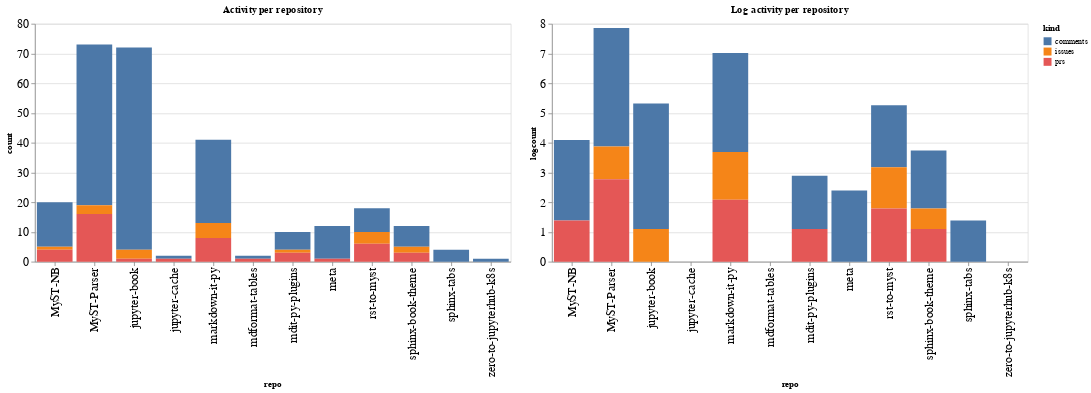

This figure's notebook cell:
### Code cell
ch1 = alt.Chart(repo_summaries, width=600, title="Activity per repository").mark_bar().encode(
    x='repo',
    y='count',
    color='kind',
    tooltip="kind"
)

ch2 = alt.Chart(repo_summaries, width=600, title="Log activity per repository").mark_bar().encode(
    x='repo',
    y='logcount',
    color='kind',
    tooltip="kind"
)

ch1 | ch2

### Figure 1 — Vega-Lite specification as saved in the notebook (floating-point values rounded to 4 significant figures)
{"config": {"axisLeft": {"labelFontSize": 15}, "axisBottom": {"labelFontSize": 15}}, "hconcat": [{"mark": "bar", "encoding": {"color": {"type": "nominal", "field": "kind"}, "tooltip": {"type": "nominal", "field": "kind"}, "x": {"type": "nominal", "field": "repo"}, "y": {"type": "quantitative", "field": "count"}}, "title": "Activity per repository", "width": 600}, {"mark": "bar", "encoding": {"color": {"type": "nominal", "field": "kind"}, "tooltip": {"type": "nominal", "field": "kind"}, "x": {"type": "nominal", "field": "repo"}, "y": {"type": "quantitative", "field": "logcount"}}, "title": "Log activity per repository", "width": 600}], "data": {"name": "data-d6e82968b1e9f75ccefe2db5f4ff8cf5"}, "$schema": "https://vega.github.io/schema/vega-lite/v4.8.1.json", "datasets": {"data-d6e82968b1e9f75ccefe2db5f4ff8cf5": [{"repo": "MyST-NB", "kind": "comments", "count": 15, "logcount": 2.708}, {"repo": "MyST-NB", "kind": "issues", "count": 1, "logcount": 0.0}, {"repo": "MyST-NB", "kind": "prs", "count": 4, "logcount": 1.386}, {"repo": "MyST-Parser", "kind": "comments", "count": 54, "logcount": 3.989}, {"repo": "MyST-Parser", "kind": "issues", "count": 3, "logcount": 1.099}, {"repo": "MyST-Parser", "kind": "prs", "count": 16, "logcount": 2.773}, {"repo": "jupyter-book", "kind": "comments", "count": 68, "logcount": 4.22}, {"repo": "jupyter-book", "kind": "issues", "count": 3, "logcount": 1.099}, {"repo": "jupyter-book", "kind": "prs", "count": 1, "logcount": 0.0}, {"repo": "jupyter-cache", "kind": "comments", "count": 1, "logcount": 0.0}, {"repo": "jupyter-cache", "kind": "prs", "count": 1, "logcount": 0.0}, {"repo": "markdown-it-py", "kind": "comments", "count": 28, "logcount": 3.332}, {"repo": "markdown-it-py", "kind": "issues", "count": 5, "logcount": 1.609}, {"repo": "markdown-it-py", "kind": "prs", "count": 8, "logcount": 2.079}, {"repo": "mdformat-tables", "kind": "comments", "count": 1, "logcount": 0.0}, {"repo": "mdformat-tables", "kind": "prs", "count": 1, "logcount": 0.0}, {"repo": "mdit-py-plugins", "kind": "comments", "count": 6, "logcount": 1.792}, {"repo": "mdit-py-plugins", "kind": "issues", "count": 1, "logcount": 0.0}, {"repo": "mdit-py-plugins", "kind": "prs", "count": 3, "logcount": 1.099}, {"repo": "meta", "kind": "comments", "count": 11, "logcount": 2.398}, {"repo": "meta", "kind": "prs", "count": 1, "logcount": 0.0}, {"repo": "rst-to-myst", "kind": "comments", "count": 8, "logcount": 2.079}, {"repo": "rst-to-myst", "kind": "issues", "count": 4, "logcount": 1.386}, {"repo": "rst-to-myst", "kind": "prs", "count": 6, "logcount": 1.792}, {"repo": "sphinx-book-theme", "kind": "comments", "count": 7, "logcount": 1.946}, {"repo": "sphinx-book-theme", "kind": "issues", "count": 2, "logcount": 0.6931}, {"repo": "sphinx-book-theme", "kind": "prs", "count": 3, "logcount": 1.099}, {"repo": "sphinx-tabs", "kind": "comments", "count": 4, "logcount": 1.386}, {"repo": "zero-to-jupyterhub-k8s", "kind": "comments", "count": 1, "logcount": 0.0}]}}
